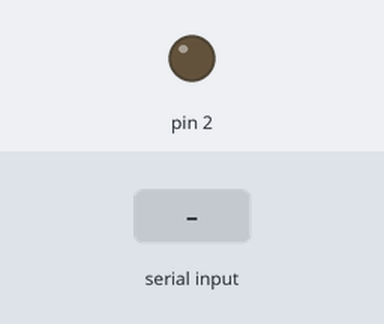
A sketch run on a simulated Arduino Uno, built with avr-gcc and run on an emulated ATmega328P. On the bench: output pins drawn as LEDs (lit = HIGH). The inputs (shaded band) are chosen by the test bench.

Above: at 1.2 s.
1.3 s: "1" received over Serial
At 2.2 s:
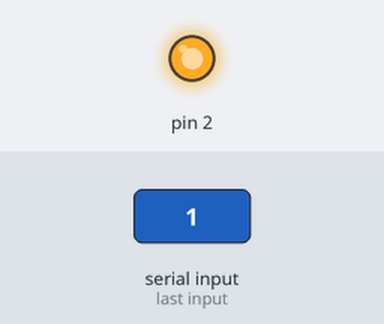
2.8 s: "0" received over Serial
At 3.3 s:
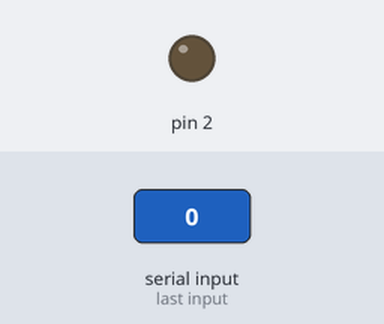
Timing chart, 0 to 5.8 s (numbered marks = the images above; inputs shaded):
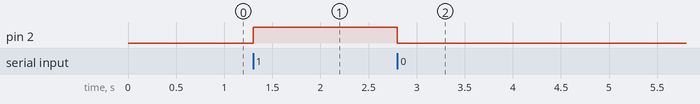

The sketch:

sketch.ino
```cpp
char command;

void setup(){
  Serial.begin(115200);
  pinMode(2, OUTPUT);
}

void loop(){
  if(Serial.available()> 0){
    command = Serial.read();
    if(command == 'r')
      Serial.println(analogRead(A0));
    else if(command == '1')
      digitalWrite(2, HIGH);
    else if(command == '0')
      digitalWrite(2, LOW);
  }
}
```

Measured:
- after the input at 1.3 s, pin 2: LOW → HIGH at once
- after the input at 2.8 s, pin 2: HIGH → LOW at once
